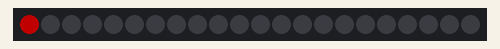
A sketch run on a simulated Arduino Uno, built with avr-gcc and run on an emulated ATmega328P. Parts: 22 RGB LEDs in strip order, left to right. Dim RGB values are drawn brighter than linear; what the sketch prints to the serial monitor is not drawn.

Above: at 0.15 s.
At 5.11 s:
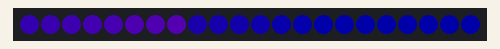
At 10.07 s:
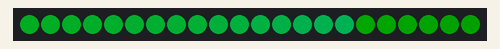
At 19.99 s:
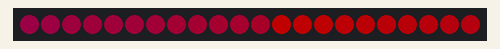
At 29.61 s:
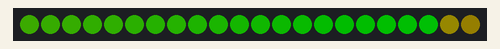
At 39.84 s:
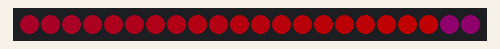

The sketch:

Cylon.ino
```cpp
#include "FastLED.h"

// How many leds in your strip?
#define NUM_LEDS 22

// For led chips like Neopixels, which have a data line, ground, and power, you just
// need to define DATA_PIN.  For led chipsets that are SPI based (four wires - data, clock,
// ground, and power), like the LPD8806, define both DATA_PIN and CLOCK_PIN
#define DATA_PIN 5
//#define CLOCK_PIN 13

// Define the array of leds
CRGB leds[NUM_LEDS];

void setup() {
	Serial.begin(57600);
	Serial.println("resetting");
	LEDS.addLeds<TM1803,DATA_PIN,RGB>(leds,NUM_LEDS);
	LEDS.setBrightness(84);
}

void fadeall() { for(int i = 0; i < NUM_LEDS; i++) { leds[i].nscale8(250); } }

void loop() {
	static uint8_t hue = 0;
	Serial.print("x");
	// First slide the led in one direction
	for(int i = 0; i < NUM_LEDS; i++) {
		// Set the i'th led to red
		leds[i] = CHSV(hue++, 255, 255);
		// Show the leds
		FastLED.show();
		// now that we've shown the leds, reset the i'th led to black
		// leds[i] = CRGB::Black;
		fadeall();
		// Wait a little bit before we loop around and do it again
		delay(10);
	}
	Serial.print("x");

	// Now go in the other direction.
	for(int i = (NUM_LEDS)-1; i >= 0; i--) {
		// Set the i'th led to red
		leds[i] = CHSV(hue++, 255, 255);
		// Show the leds
		FastLED.show();
		// now that we've shown the leds, reset the i'th led to black
		// leds[i] = CRGB::Black;
		fadeall();
		// Wait a little bit before we loop around and do it again
		delay(10);
	}
}
```
